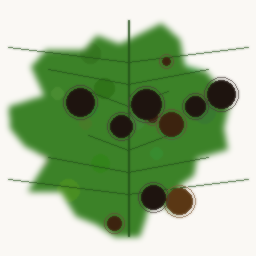
#> input picture data/dataset/chili/leaf/diseased/img_000.png, 256 x 256 px
$ python -i detector.py   (imports and definitions only)
#> lines starting #> are read from the running program, lines starting #| are printed output that depends on the picture; after the words box and inside, x2 and y2 are one past the last pixel; in counts of white or black regions, pixels touching at a corner belong together
#> in analyze, img is the input picture: shape (256, 256, 3); mean B, G, R 144.9, 182.7, 158
#> in analyze, `hsv = cv2.cvtColor(img, cv2.COLOR_BGR2HSV)`: hsv: shape (256, 256, 3); mean H, S, V 34.6, 81.4, 184.6
"""
detector.py
------------
A from-scratch classical CV disease/severity estimator.
"""

import cv2
import numpy as np

WORK_SIZE = (256, 256)

# HSV bounds are OpenCV convention: H in [0,179], S,V in [0,255]
LEAF_HEALTHY_HSV = [
    (np.array([25, 35, 35]), np.array([95, 255, 255])),   # green band
]
ROOT_HEALTHY_HSV = [
    (np.array([5, 10, 110]), np.array([35, 80, 255])),    # pale tan/white/cream
]

SEVERITY_LEVELS = [
    (0.06, "Healthy"),
    (0.18, "Mild"),
    (0.38, "Moderate"),
    (1.01, "Severe"),
]


def _subject_mask(hsv):
    """Foreground mask: isolate leaf/root subject from background."""
    s = hsv[:, :, 1]
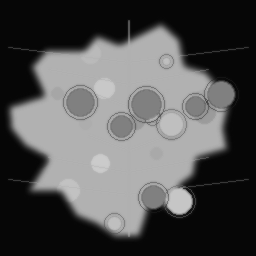
#> s: shape (256, 256); min 6, max 203, mean 81.4
    v = hsv[:, :, 2]
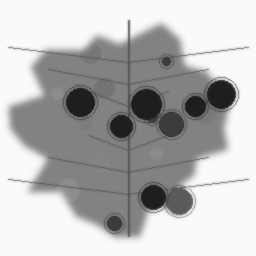
#> v: shape (256, 256); min 30, max 250, mean 184.6
    mask = ((s > 20) & (v > 20) & (v < 252)).astype(np.uint8) * 255
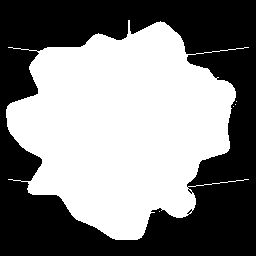
#> mask: shape (256, 256); 50.8% white; 1 black region, box (x1, y1, x2, y2) and area: (0, 0, 256, 256) 32235
    kernel = np.ones((5, 5), np.uint8)
    mask = cv2.morphologyEx(mask, cv2.MORPH_CLOSE, kernel)
#> mask: shape (256, 256); 51% white; 1 black region, box (x1, y1, x2, y2) and area: (0, 0, 256, 256) 32128
    mask = cv2.morphologyEx(mask, cv2.MORPH_OPEN, kernel)
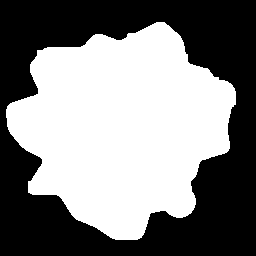
#> mask: shape (256, 256); 50.7% white; 1 black region, box (x1, y1, x2, y2) and area: (0, 0, 256, 256) 32332
    return mask


def _healthy_mask(hsv, ranges):
    mask = np.zeros(hsv.shape[:2], dtype=np.uint8)
    for lo, hi in ranges:
        mask |= cv2.inRange(hsv, lo, hi)
    return mask


def _severity_bucket(score):
    for threshold, label in SEVERITY_LEVELS:
        if score <= threshold:
            return label
    return "Severe"


class CropDiseaseDetector:
    """Stateless classical-CV analyzer. One instance is reused per request."""

    def analyze(self, image_path: str, part: str = "leaf") -> dict:
        img = cv2.imread(image_path)
        if img is None or img.size == 0:
            raise ValueError(f"Could not load image file at {image_path}. File may be corrupted.")

        img = cv2.resize(img, WORK_SIZE)
        hsv = cv2.cvtColor(img, cv2.COLOR_BGR2HSV)

        subject = _subject_mask(hsv)
        subject_pixels = int(np.count_nonzero(subject))
#> subject_pixels = 33204
        if subject_pixels < 100:
            # Fall back to whole frame if background segmentation filtered too much
            subject = np.full(hsv.shape[:2], 255, dtype=np.uint8)
            subject_pixels = subject.size

        healthy_ranges = LEAF_HEALTHY_HSV if part == "leaf" else ROOT_HEALTHY_HSV
        healthy = _healthy_mask(hsv, healthy_ranges)
#> the loop in _healthy_mask, `for lo, hi in ranges:` made 1 pass
#> pass 1, in _healthy_mask, `mask |= cv2.inRange(hsv, lo, hi)`:
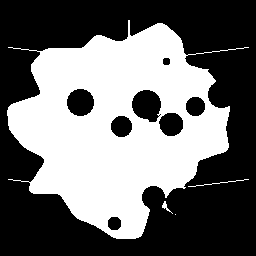
#> mask: shape (256, 256); 42.9% white; 4 white regions (1 under 20 px), largest, box (x1, y1, x2, y2) and area: (7, 20, 249, 239) 28011, (188, 179, 249, 187) 61, (162, 201, 173, 214) 39
        healthy = cv2.bitwise_and(healthy, subject)
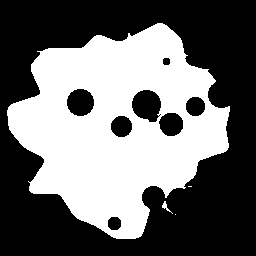
#> healthy: shape (256, 256); 42.6% white; 4 white regions (2 under 20 px), largest, box (x1, y1, x2, y2) and area: (7, 23, 230, 239) 27875, (162, 201, 173, 214) 39

        lesion = cv2.bitwise_and(cv2.bitwise_not(healthy), subject)
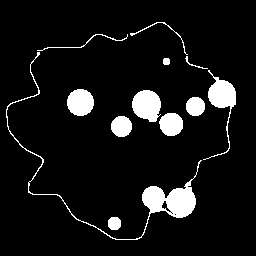
#> lesion: shape (256, 256); 8.1% white; 12 white regions, largest, box (x1, y1, x2, y2) and area: (6, 52, 202, 240) 1707, (203, 70, 236, 160) 757, (132, 90, 161, 122) 710
        lesion_pixels = int(np.count_nonzero(lesion))
#> lesion_pixels = 5285

        severity_score = round(lesion_pixels / float(subject_pixels), 4)
#> severity_score = 0.159
        severity_label = _severity_bucket(severity_score)
#> severity_label = 'Mild'
        is_diseased = severity_label != "Healthy"
#> is_diseased = True

        # Heuristic confidence calculation
        confidence = round(min(0.96, 0.65 + severity_score * 0.45), 2)
#> confidence = 0.72

        return {
            "part": part,
            "diseased_area_percent": round(severity_score * 100, 1),
            "severity": severity_label,
            "is_diseased": is_diseased,
            "confidence": confidence,
        }

>>> result = CropDiseaseDetector().analyze('data/dataset/chili/leaf/diseased/img_000.png')
#> result = {'part': 'leaf', 'diseased_area_percent': 15.9, 'severity': 'Mild', 'is_diseased': True, 'confidence': 0.72}

$ run again, on data/dataset/chili/leaf/diseased/img_001.png
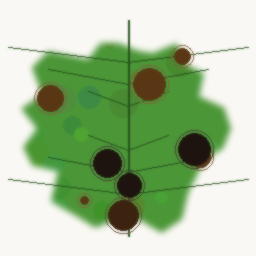
#> input picture data/dataset/chili/leaf/diseased/img_001.png, 256 x 256 px
#> in analyze, img is the input picture: shape (256, 256, 3); mean B, G, R 157.5, 194.8, 171.1
#> hsv: shape (256, 256, 3); mean H, S, V 33.8, 72, 197.1
#> in _subject_mask, `mask = cv2.morphologyEx(mask, cv2.MORPH_OPEN, kernel)`:
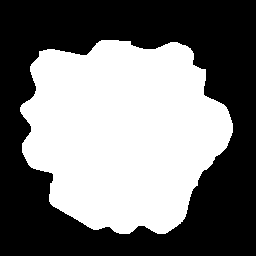
#> mask: shape (256, 256); 46.9% white; 1 white region, box (x1, y1, x2, y2) and area: (20, 40, 233, 234) 30742
#> subject_pixels = 30742
#> healthy: shape (256, 256); 39% white; 3 white regions (2 under 20 px), largest, box (x1, y1, x2, y2) and area: (22, 41, 232, 233) 25518
#> in analyze, `lesion = cv2.bitwise_and(cv2.bitwise_not(healthy), subject)`:
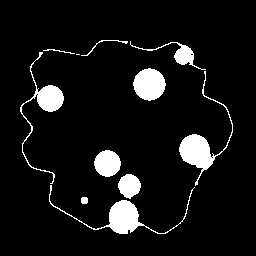
#> lesion: shape (256, 256); 8% white; 11 white regions (1 under 20 px), largest, box (x1, y1, x2, y2) and area: (179, 71, 233, 186) 1047, (49, 185, 195, 234) 1044, (133, 68, 166, 101) 807
#> lesion_pixels = 5214
#> severity_score = 0.17
#> severity_label = 'Mild'
#> is_diseased = True
#> confidence = 0.73
#> result = {'part': 'leaf', 'diseased_area_percent': 17, 'severity': 'Mild', 'is_diseased': True, 'confidence': 0.73}

$ run again, on data/dataset/chili/leaf/diseased/img_002.png
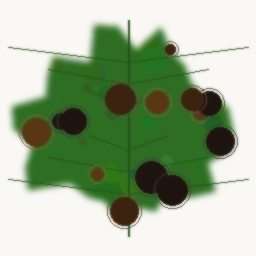
#> input picture data/dataset/chili/leaf/diseased/img_002.png, 256 x 256 px
#> in analyze, img is the input picture: shape (256, 256, 3); mean B, G, R 150.4, 178.7, 161
#> hsv: shape (256, 256, 3); mean H, S, V 32.9, 74.2, 181.4
#> in _subject_mask, `mask = cv2.morphologyEx(mask, cv2.MORPH_OPEN, kernel)`:
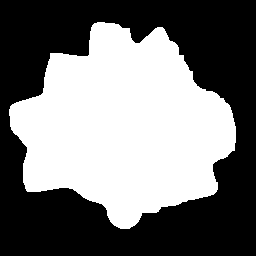
#> mask: shape (256, 256); 46.4% white; 1 white region, box (x1, y1, x2, y2) and area: (9, 22, 236, 229) 30405
#> subject_pixels = 30405
#> healthy: shape (256, 256); 35.2% white; 4 white regions (3 under 20 px), largest, box (x1, y1, x2, y2) and area: (11, 24, 235, 212) 23084
#> in analyze, `lesion = cv2.bitwise_and(cv2.bitwise_not(healthy), subject)`:
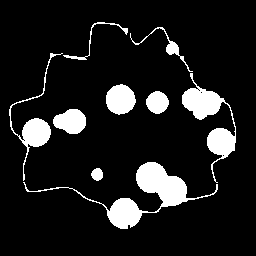
#> lesion: shape (256, 256); 11.2% white; 9 white regions, largest, box (x1, y1, x2, y2) and area: (23, 162, 218, 229) 2446, (182, 73, 236, 183) 1690, (9, 53, 63, 181) 909
#> lesion_pixels = 7311
#> severity_score = 0.24
#> severity_label = 'Moderate'
#> is_diseased = True
#> confidence = 0.76
#> result = {'part': 'leaf', 'diseased_area_percent': 24.1, 'severity': 'Moderate', 'is_diseased': True, 'confidence': 0.76}

$ run again, on data/dataset/chili/leaf/diseased/img_003.png
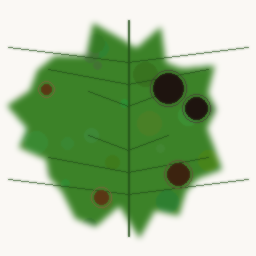
#> input picture data/dataset/chili/leaf/diseased/img_003.png, 256 x 256 px
#> in analyze, img is the input picture: shape (256, 256, 3); mean B, G, R 154.2, 192.2, 166.4
#> hsv: shape (256, 256, 3); mean H, S, V 35.4, 76.2, 193.6
#> subject_pixels = 30664
#> healthy: shape (256, 256); 42.7% white; 1 white region, box (x1, y1, x2, y2) and area: (8, 24, 222, 237) 27999
#> in analyze, `lesion = cv2.bitwise_and(cv2.bitwise_not(healthy), subject)`:
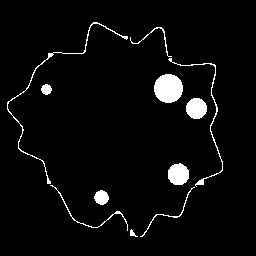
#> lesion: shape (256, 256); 4.1% white; 11 white regions, largest, box (x1, y1, x2, y2) and area: (154, 74, 183, 103) 665, (7, 22, 128, 184) 372, (168, 163, 189, 185) 368
#> lesion_pixels = 2665
#> severity_score = 0.0869
#> severity_label = 'Mild'
#> is_diseased = True
#> confidence = 0.69
#> result = {'part': 'leaf', 'diseased_area_percent': 8.7, 'severity': 'Mild', 'is_diseased': True, 'confidence': 0.69}
